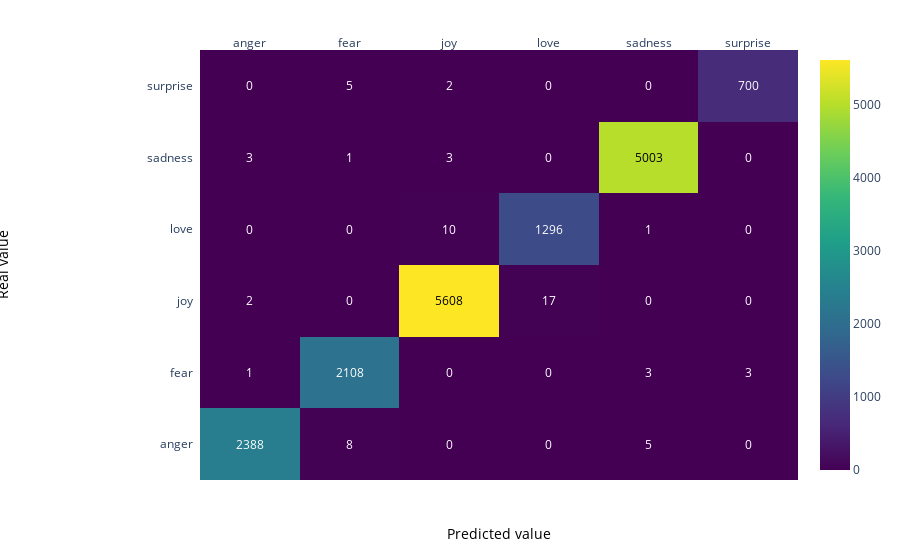

The notebook cell saved with this chart:
### Markdown cell above
### Matrice de confusion données d'entrainement

### Code cell
z = confusion_matrix(all_predictions, y_train)

x = list(np.unique(df.Emotion))
y =  list(np.unique(df.Emotion))

# change each element of z to type string for annotations
z_text = [[str(y) for y in x] for x in z]

# set up figure 
fig = ff.create_annotated_heatmap(z, x=x, y=y, annotation_text=z_text, colorscale='Viridis')

# add custom xaxis title
fig.add_annotation(dict(font=dict(color="black",size=14),
                        x=0.5,
                        y=-0.15,
                        showarrow=False,
                        text="Predicted value",
                        xref="paper",
                        yref="paper"))

# add custom yaxis title
fig.add_annotation(dict(font=dict(color="black",size=14),
                        x=-0.35,
                        y=0.5,
                        showarrow=False,
                        text="Real value",
                        textangle=-90,
                        xref="paper",
                        yref="paper"))

# adjust margins to make room for yaxis title
fig.update_layout(margin=dict(t=50, l=200))

# add colorbar
fig['data'][0]['showscale'] = True
fig.show()

### Figure 1 — Plotly figure (JSON) as saved in the notebook; plotly's stock layout.template omitted (floating-point values rounded to 4 significant figures)
{"data": [{"colorscale": [[0, "#440154"], [0.1111, "#482878"], [0.2222, "#3e4989"], [0.3333, "#31688e"], [0.4444, "#26828e"], [0.5556, "#1f9e89"], [0.6667, "#35b779"], [0.7778, "#6ece58"], [0.8889, "#b5de2b"], [1, "#fde725"]], "reversescale": false, "showscale": true, "type": "heatmap", "x": ["anger", "fear", "joy", "love", "sadness", "surprise"], "y": ["anger", "fear", "joy", "love", "sadness", "surprise"], "z": [[2388, 8, 0, 0, 5, 0], [1, 2108, 0, 0, 3, 3], [2, 0, 5608, 17, 0, 0], [0, 0, 10, 1296, 1, 0], [3, 1, 3, 0, 5003, 0], [0, 5, 2, 0, 0, 700]]}], "layout": {"annotations": [{"font": {"color": "#FFFFFF"}, "showarrow": false, "text": "2388", "x": "anger", "xref": "x", "y": "anger", "yref": "y"}, {"font": {"color": "#FFFFFF"}, "showarrow": false, "text": "8", "x": "fear", "xref": "x", "y": "anger", "yref": "y"}, {"font": {"color": "#FFFFFF"}, "showarrow": false, "text": "0", "x": "joy", "xref": "x", "y": "anger", "yref": "y"}, {"font": {"color": "#FFFFFF"}, "showarrow": false, "text": "0", "x": "love", "xref": "x", "y": "anger", "yref": "y"}, {"font": {"color": "#FFFFFF"}, "showarrow": false, "text": "5", "x": "sadness", "xref": "x", "y": "anger", "yref": "y"}, {"font": {"color": "#FFFFFF"}, "showarrow": false, "text": "0", "x": "surprise", "xref": "x", "y": "anger", "yref": "y"}, {"font": {"color": "#FFFFFF"}, "showarrow": false, "text": "1", "x": "anger", "xref": "x", "y": "fear", "yref": "y"}, {"font": {"color": "#FFFFFF"}, "showarrow": false, "text": "2108", "x": "fear", "xref": "x", "y": "fear", "yref": "y"}, {"font": {"color": "#FFFFFF"}, "showarrow": false, "text": "0", "x": "joy", "xref": "x", "y": "fear", "yref": "y"}, {"font": {"color": "#FFFFFF"}, "showarrow": false, "text": "0", "x": "love", "xref": "x", "y": "fear", "yref": "y"}, {"font": {"color": "#FFFFFF"}, "showarrow": false, "text": "3", "x": "sadness", "xref": "x", "y": "fear", "yref": "y"}, {"font": {"color": "#FFFFFF"}, "showarrow": false, "text": "3", "x": "surprise", "xref": "x", "y": "fear", "yref": "y"}, {"font": {"color": "#FFFFFF"}, "showarrow": false, "text": "2", "x": "anger", "xref": "x", "y": "joy", "yref": "y"}, {"font": {"color": "#FFFFFF"}, "showarrow": false, "text": "0", "x": "fear", "xref": "x", "y": "joy", "yref": "y"}, {"font": {"color": "#000000"}, "showarrow": false, "text": "5608", "x": "joy", "xref": "x", "y": "joy", "yref": "y"}, {"font": {"color": "#FFFFFF"}, "showarrow": false, "text": "17", "x": "love", "xref": "x", "y": "joy", "yref": "y"}, {"font": {"color": "#FFFFFF"}, "showarrow": false, "text": "0", "x": "sadness", "xref": "x", "y": "joy", "yref": "y"}, {"font": {"color": "#FFFFFF"}, "showarrow": false, "text": "0", "x": "surprise", "xref": "x", "y": "joy", "yref": "y"}, {"font": {"color": "#FFFFFF"}, "showarrow": false, "text": "0", "x": "anger", "xref": "x", "y": "love", "yref": "y"}, {"font": {"color": "#FFFFFF"}, "showarrow": false, "text": "0", "x": "fear", "xref": "x", "y": "love", "yref": "y"}, {"font": {"color": "#FFFFFF"}, "showarrow": false, "text": "10", "x": "joy", "xref": "x", "y": "love", "yref": "y"}, {"font": {"color": "#FFFFFF"}, "showarrow": false, "text": "1296", "x": "love", "xref": "x", "y": "love", "yref": "y"}, {"font": {"color": "#FFFFFF"}, "showarrow": false, "text": "1", "x": "sadness", "xref": "x", "y": "love", "yref": "y"}, {"font": {"color": "#FFFFFF"}, "showarrow": false, "text": "0", "x": "surprise", "xref": "x", "y": "love", "yref": "y"}, {"font": {"color": "#FFFFFF"}, "showarrow": false, "text": "3", "x": "anger", "xref": "x", "y": "sadness", "yref": "y"}, {"font": {"color": "#FFFFFF"}, "showarrow": false, "text": "1", "x": "fear", "xref": "x", "y": "sadness", "yref": "y"}, {"font": {"color": "#FFFFFF"}, "showarrow": false, "text": "3", "x": "joy", "xref": "x", "y": "sadness", "yref": "y"}, {"font": {"color": "#FFFFFF"}, "showarrow": false, "text": "0", "x": "love", "xref": "x", "y": "sadness", "yref": "y"}, {"font": {"color": "#000000"}, "showarrow": false, "text": "5003", "x": "sadness", "xref": "x", "y": "sadness", "yref": "y"}, {"font": {"color": "#FFFFFF"}, "showarrow": false, "text": "0", "x": "surprise", "xref": "x", "y": "sadness", "yref": "y"}, {"font": {"color": "#FFFFFF"}, "showarrow": false, "text": "0", "x": "anger", "xref": "x", "y": "surprise", "yref": "y"}, {"font": {"color": "#FFFFFF"}, "showarrow": false, "text": "5", "x": "fear", "xref": "x", "y": "surprise", "yref": "y"}, {"font": {"color": "#FFFFFF"}, "showarrow": false, "text": "2", "x": "joy", "xref": "x", "y": "surprise", "yref": "y"}, {"font": {"color": "#FFFFFF"}, "showarrow": false, "text": "0", "x": "love", "xref": "x", "y": "surprise", "yref": "y"}, {"font": {"color": "#FFFFFF"}, "showarrow": false, "text": "0", "x": "sadness", "xref": "x", "y": "surprise", "yref": "y"}, {"font": {"color": "#FFFFFF"}, "showarrow": false, "text": "700", "x": "surprise", "xref": "x", "y": "surprise", "yref": "y"}, {"font": {"color": "black", "size": 14}, "showarrow": false, "text": "Predicted value", "x": 0.5, "xref": "paper", "y": -0.15, "yref": "paper"}, {"font": {"color": "black", "size": 14}, "showarrow": false, "text": "Real value", "textangle": -90, "x": -0.35, "xref": "paper", "y": 0.5, "yref": "paper"}], "margin": {"l": 200, "t": 50}, "xaxis": {"dtick": 1, "gridcolor": "rgb(0, 0, 0)", "side": "top", "ticks": ""}, "yaxis": {"dtick": 1, "ticks": "", "ticksuffix": "  "}}}
